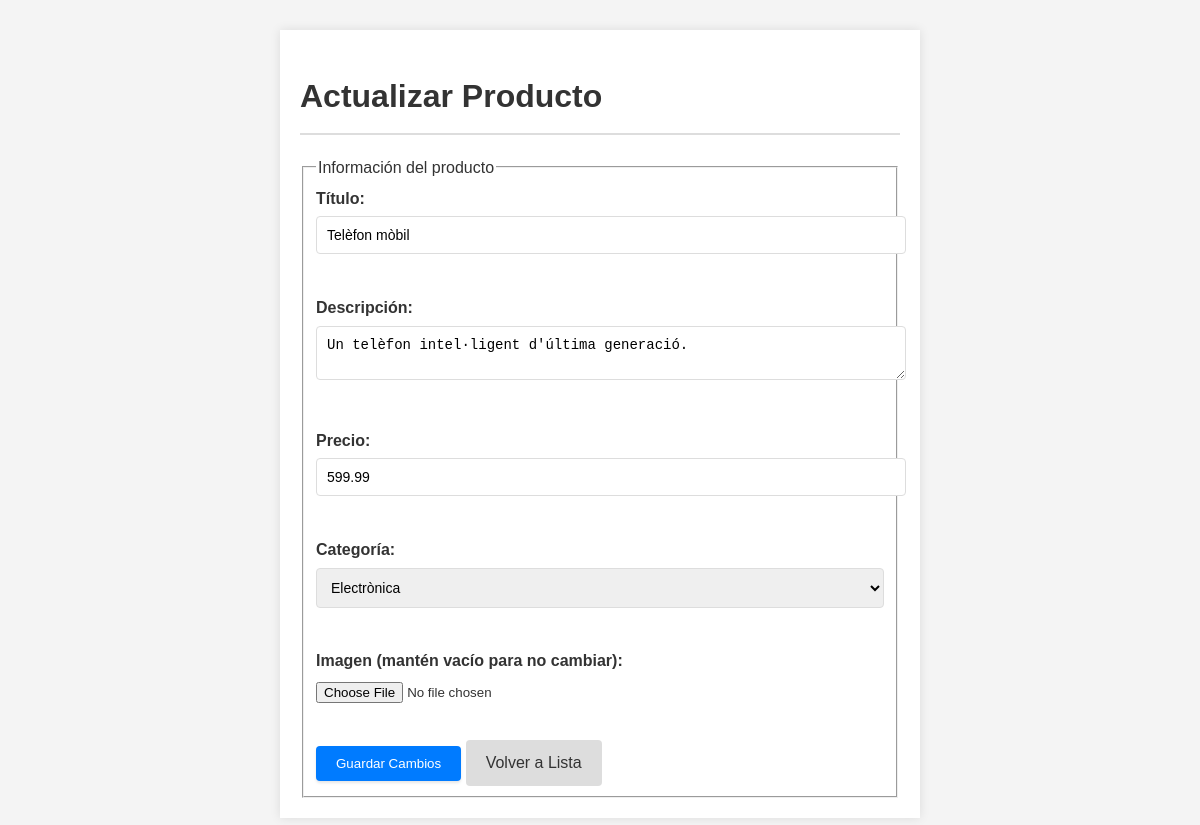
The app's page /products/update/1/ with its own data.
### tables this page shows
CREATE TABLE products (
	id INTEGER PRIMARY KEY AUTOINCREMENT,
	title TEXT,
	description TEXT,
	photo TEXT,
	price DECIMAL(10, 2),
	category_id INTEGER,
	seller_id INTEGER,
	created DATETIME,
	updated DATETIME,
	FOREIGN KEY (category_id) REFERENCES categories(id),
	FOREIGN KEY (seller_id) REFERENCES users(id)
);

CREATE TABLE categories (
	id INTEGER PRIMARY KEY AUTOINCREMENT,
	name TEXT UNIQUE,
	slug TEXT UNIQUE
);

### app.py (the view, shortened to what this page needs)
@app.route('/products/update/<int:product_id>/', methods=['GET', 'POST'])
def update_product(product_id):
    cur = get_db().cursor()
    product = cur.execute("SELECT * FROM products WHERE id=?", (product_id,)).fetchone()
    categories = get_categories(cur)
    return render_template('products/update.html', product=product, categories=categories)

### app.py (called while the page is built)
def get_db():
    db = getattr(g, '_database', None)
    if db is None:
        db = g._database = sqlite3.connect(DATABASE)
    return db

def get_categories(cur):
    cur.execute("SELECT * FROM categories")
    return cur.fetchall()

@app.teardown_appcontext
def teardown_db(exception):
    close_db(exception)

### templates/products/update.html (shortened to what this page needs)
<!DOCTYPE html>
<html lang="es">
<head>
    <link rel="stylesheet" type="text/css" href="/static/style/style_create.css">
</head>
<body>
    <div class="container">
        <h1>Actualizar Producto</h1>
        <form action="{{ url_for('update_product', product_id=product[0]) }}" method="post" enctype="multipart/form-data">
            <fieldset>
                <legend>Información del producto</legend>
                <label for="title">Título:</label>
                <input type="text" id="title" name="title" value="{{ product[1] }}" required><br><br>
                <label for="description">Descripción:</label>
                <textarea id="description" name="description" required>{{ product[2] }}</textarea><br><br>
                <label for="price">Precio:</label>
                <input type="number" id="price" name="price" step="0.01" value="{{ product[4] }}" required><br><br>
                <label for="category">Categoría:</label>
                <select id="category" name="category" required>
                    {% for category in categories %}
                    <option value="{{ category[0] }}" {% if category[0] == product[5] %} selected {% endif %}>{{ category[1] }}</option>
                    {% endfor %}
                </select><br><br>
                <label for="image">Imagen (mantén vacío para no cambiar):</label>
                <input type="file" id="image" name="image" accept="image/*"><br><br>
                <input type="submit" value="Guardar Cambios">
                <a href="/products/list/" class="btn-back">Volver a Lista</a>
            </fieldset>
        </form>
    </div>
</body>
</html>

### static/style/style_create.css (style rules this page uses)
body { font-family: 'Arial', sans-serif; margin: 0; padding: 0; background-color: #f4f4f4; color: #333; line-height: 1.6; }
a { color: #007BFF; text-decoration: none; }
.container { max-width: 600px; margin: 30px auto; background: #fff; padding: 20px; box-shadow: 0 0 10px rgba(0, 0, 0, 0.1); }
h1 { border-bottom: 2px solid #ddd; padding-bottom: 10px; margin-bottom: 20px; }
label { display: block; margin-bottom: 5px; font-weight: bold; }
input[type="text"], input[type="number"], textarea, select { width: 100%; padding: 10px; margin-bottom: 15px; border: 1px solid #ddd; border-radius: 4px; font-size: 14px; }
input[type="submit"] { padding: 10px 20px; background-color: #007BFF; color: #FFFFFF; border: none; border-radius: 4px; cursor: pointer; box-shadow: 0 2px 3px rgba(0, 0, 0, 0.1); transition: background-color 0.3s ease; }
.btn-back { padding: 10px 20px; background-color: #ddd; color: #333; border: none; border-radius: 4px; display: inline-block; cursor: pointer; margin-top: 10px; }

### records on screen
products: title "Telèfon mòbil", description "Un telèfon intel·ligent d'última generació.", price "599.99", category "Electrònica"
